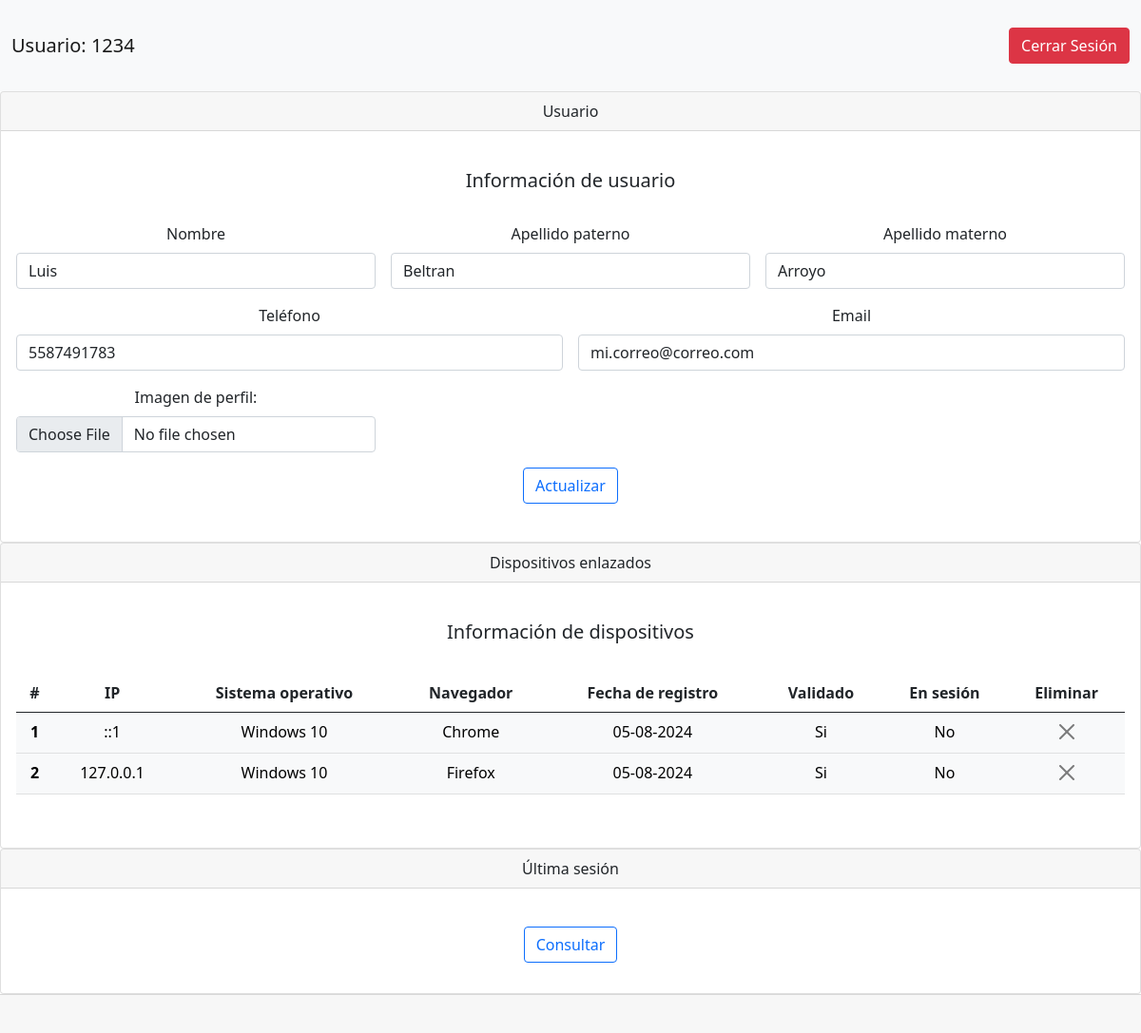
/principal.php (signed in), run on the app's committed database.
### tables this page shows
CREATE TABLE `set_usuarios` (
  `usuario` int(11) NOT NULL,
  `pw` varchar(250) NOT NULL,
  `nombre` varchar(50) DEFAULT NULL,
  `apPaterno` varchar(50) DEFAULT NULL,
  `apMaterno` varchar(50) DEFAULT NULL,
  `telefono` varchar(20) DEFAULT NULL,
  `email` varchar(50) DEFAULT NULL
);

CREATE TABLE `set_dispositivos` (
  `idDisp` int(11) NOT NULL,
  `ip` varchar(100) NOT NULL,
  `so` varchar(50) NOT NULL,
  `nav` varchar(50) NOT NULL,
  `usuario` int(11) NOT NULL,
  `pin` int(11) NOT NULL,
  `valid` varchar(5) NOT NULL,
  `sesion` varchar(5) NOT NULL,
  `fecha` varchar(250) NOT NULL,
  `actual` varchar(5) NOT NULL,
  `token` varchar(250) NOT NULL
);

### principal.php (the view, shortened to what this page needs)
<?php
    include 'mysqlConn.php';
?>
<!DOCTYPE html>
<html lang="en">
<head>
    <link rel="stylesheet" href="estilos.css">
    <link href="https://cdn.jsdelivr.net/npm/bootstrap@5.0.2/dist/css/bootstrap.min.css" rel="stylesheet">
    <nav class="navbar navbar-expand-lg navbar-light bg-light">
        <div class="container-fluid">
            <a class="navbar-brand" href="#">Usuario: <?php echo $_SESSION["user"] ?></a>
            <div class="collapse navbar-collapse" id="navbarSupportedContent">
            <ul class="navbar-nav me-auto mb-2 mb-lg-0">
                <li class="imagen">
                </li>
            </ul>
            <form class="d-flex">
                <a class="btn btn-danger" href="cerrarSesion.php" type="submit">Cerrar Sesión</a>
            </form>
            </div>
        </div>
    </nav>
</head>
<body>
    <div class="card text-center">
    <div class="card-header">
        Usuario
    </div>
    <br>
    <div class="card-body">
        <h5 class="card-title">Información de usuario</h5>
        <?php
            $usuario = obtenerInfoUsuario();
        ?>
        <br>
        <form id="infoForm" action="validacionInfoForm.php" onSubmit="return validarInfoForm()" class="row g-3" method="post"  enctype="multipart/form-data">
            <div class="col-md-4">
                <label for="nombre" class="form-label">Nombre</label>
                <?php echo"<input type='text' class='form-control' id='nombre' name='nombre' value='". $usuario[0] ."' required>"; ?>
            </div>
            <div class="col-md-4">
                <label for="app" class="form-label">Apellido paterno</label>
                <?php echo"<input type='text' class='form-control' id='app' name='app' value='". $usuario[1] ."' required>"; ?>
            </div>
            <div class="col-md-4">
                <label for="apm" class="form-label">Apellido materno</label>
                <?php echo"<input type='text' class='form-control' id='apm' name='apm' value='". $usuario[2] ."' required>"; ?>
            </div>
            <div class="col-md-6">
                <label for="tel" class="form-label">Teléfono</label>
                <?php echo"<input type='text' class='form-control' id='tel' name='tel' value='". $usuario[3] ."' required>"; ?>
            </div>
            <div class="col-6">
                <label for="email" class="form-label">Email</label>
                <?php echo"<input type='email' class='form-control' id='email' name='email' value='". $usuario[4] ."' required>"; ?>
            </div>
            <div class="col-4">
                <label for="img" class="form-label">Imagen de perfil: </label>
                <input type="file" class="form-control" id="img" name="img" accept="image/*">
            </div>
            <div class="col-12">
                <button type="submit" class="btn btn-outline-primary">Actualizar</button>
            </div>
            <br>
        </form>
    </div>
    <br>
    </div>
    <div class="card text-center">
    <div class="card-header">
        Dispositivos enlazados
    </div>
    <br>
    <div class="card-body">
        <h5 class="card-title">Información de dispositivos</h5>
        <br>
        <table class="table">
            <thead>
                <tr>
                <th scope="col">#</th>
                <th scope="col">IP</th>
                <th scope="col">Sistema operativo</th>
                <th scope="col">Navegador</th>
                <th scope="col">Fecha de registro</th>
                <th scope="col">Validado</th>
                <th scope="col">En sesión</th>
                <th scope="col">Eliminar</th>
                </tr>
            </thead>
            <tbody>
                <?php MostrarDispositivos() ?>
            </tbody>
        </table>
    </div>
    <br>
    </div>
    <div class="card text-center">
    <div class="card-header">
        Última sesión
    </div>
    <br>
    <div class="card-body">
        <p>
        <a class="btn btn-outline-primary" data-bs-toggle="collapse" href="#ultimaSesion" role="button" aria-expanded="false" aria-controls="collapseExample">
            Consultar
        </a>
        </p>
    </div>
    </div>
    <div class="card-footer text-muted"><br></div>
</body>
</html>
<?php
function obtenerInfoUsuario(){
    global $conn;
    $infoUsuario = array();
    $queryinfo = "SELECT nombre, apPaterno, apMaterno, telefono, email FROM set_usuarios WHERE usuario = ?";
    $consult = $conn->prepare($queryinfo);
    $consult->bind_param("i", $_SESSION["user"]);
    $consult->execute();
    $result = $consult->get_result();
    if ($result->num_rows > 0){
        while ($row = $result->fetch_assoc()){
            $infoUsuario[] = is_null($row["nombre"]) || $row["nombre"] == "" ? "Nombre" : $row["nombre"];
            $infoUsuario[] = is_null($row["apPaterno"]) || $row["apPaterno"] == "" ? "Apellido paterno" : $row["apPaterno"];
            $infoUsuario[] = is_null($row["apMaterno"]) || $row["apMaterno"] == "" ? "Apellido materno" : $row["apMaterno"];
            $infoUsuario[] = is_null($row["telefono"]) || $row["telefono"] == "" || $row["telefono"] == "0" ? "Teléfono" : $row["telefono"];
            $infoUsuario[] = is_null($row["email"]) || $row["email"] == "" ? "Email" : $row["email"];
        }
    }
    return $infoUsuario;
}
function MostrarDispositivos(){
    global $conn;
    $n=0;
    $queryDisp = "SELECT * FROM set_dispositivos WHERE usuario = ?";
    $consult = $conn->prepare($queryDisp);
    $consult->bind_param("i", $_SESSION["user"]);
    $consult->execute();
    $result = $consult->get_result();
    if ($result->num_rows > 0){
        while ($row = $result->fetch_assoc()){
            $n++;
            $class = $row["actual"] == "Si" ? "table-secondary" : "table-light";
            $button = $row["actual"] == "Si" ? "'btn-close' disabled" : "'btn-close'" ;
            echo
            "<tr class='$class'>
            <th scope='row'>$n</th>
            <td>".$row["ip"]."</td>
            <td>".$row["so"]."</td>
            <td>".$row["nav"]."</td>
            <td>".$row["fecha"]."</td>
            <td>".$row["valid"]."</td>
            <td>".$row["actual"]."</td>
            <td>
                <form id='dispForm' action='eliminarDisp.php' method='post'>
                <input type='text' id='idDisp' name='idDisp' value=" . $row["idDisp"] . " required hidden>
                <button type='submit' class=$button aria-label='Close'></button>
                </form>
            </td>
            </tr>";
        }
    }
}
?>

### estilos.css (style rules this page uses)
.imagen { width: 50px; height: 80px; overflow: hidden; position: relative; }

### data on the page
set_usuarios: nombre "Luis", app "Beltran", apm "Arroyo", tel "5587491783", email "mi.correo@correo.com"
set_dispositivos: ip "::1", so "Windows 10", nav "Chrome", fecha "05-08-2024", valid "Si", actual "No"
set_dispositivos: ip "127.0.0.1", so "Windows 10", nav "Firefox", fecha "05-08-2024", valid "Si", actual "No"

### other printed values
$_SESSION["user"] "1234"
